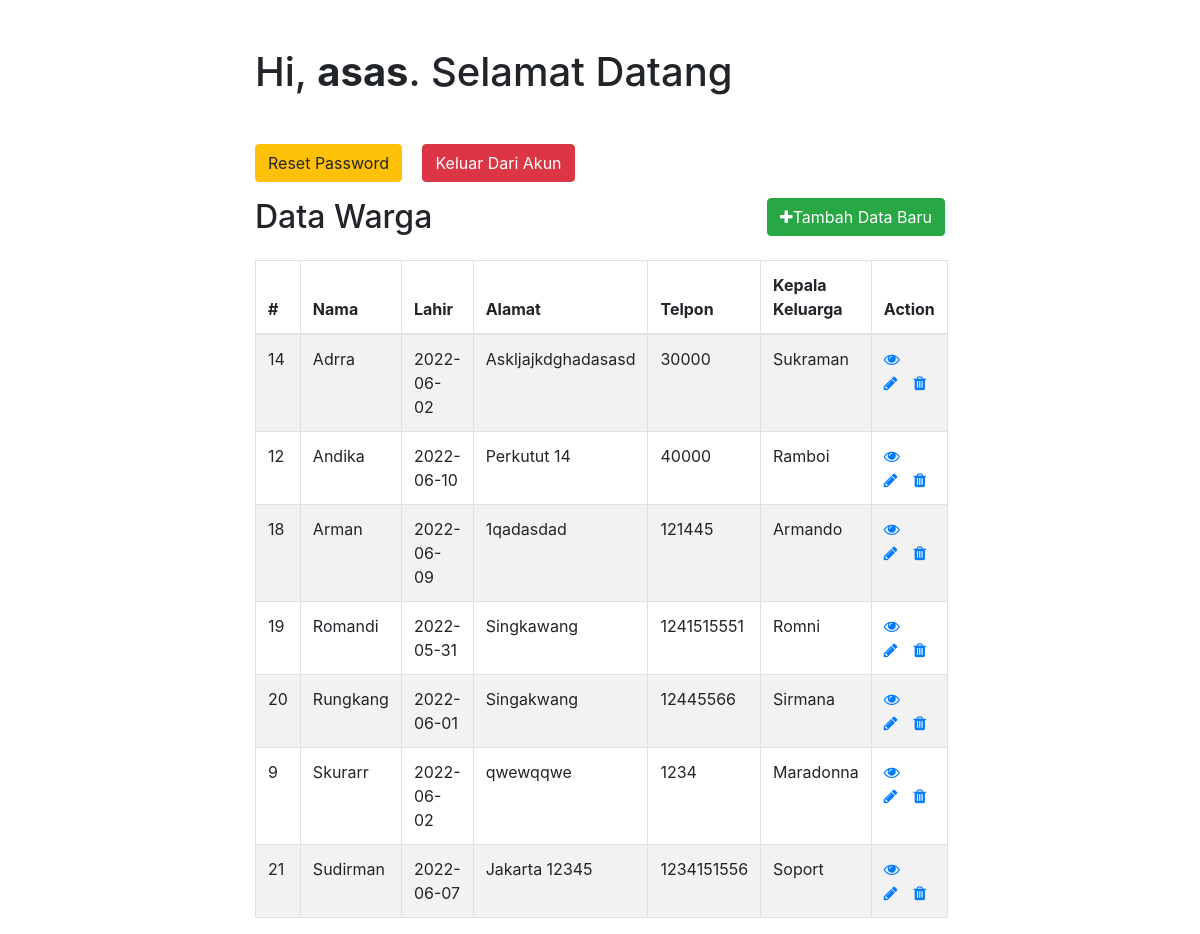
The page /index_admin.php (signed in) on the database its author committed.
### tables this page shows
CREATE TABLE `datawarga` (
  `id` int(11) NOT NULL,
  `name` varchar(100) NOT NULL,
  `lahir` date DEFAULT NULL,
  `address` varchar(255) NOT NULL,
  `telpon` int(16) NOT NULL,
  `kepala` varchar(100) DEFAULT NULL
);

### index_admin.php (the view, shortened to what this page needs)
<!DOCTYPE html>
<html lang="en">
<head>
    <link rel="stylesheet" href="https://stackpath.bootstrapcdn.com/bootstrap/4.5.2/css/bootstrap.min.css">
    <link rel="stylesheet" href="https://maxcdn.bootstrapcdn.com/font-awesome/4.7.0/css/font-awesome.min.css">
</head>
<body>
    <div class="wrapper">
        <div class="container-fluid">
            <div class="row">
                <div class="col-md-12">
                    <div class="mt-5 mb-3 clearfix">
                        <h1 class="my-5">Hi, <b><?php echo htmlspecialchars($_SESSION["username"]); ?></b>. Selamat Datang</h1>
                        <p>
                            <a href="reset-password.php" class="btn btn-warning">Reset Password</a>
                            <a href="logout.php" class="btn btn-danger ml-3">Keluar Dari Akun</a>
                        </p>
                        <h2 class="pull-left">Data Warga</h2>
                        <a href="create.php" class="btn btn-success pull-right"><i class="fa fa-plus"></i>Tambah Data Baru</a>
                    </div>
                    <?php
                    require_once "config.php";
                    $sql = "SELECT * FROM datawarga ORDER BY name";
                    if ($result = mysqli_query($link, $sql)) {
                        if (mysqli_num_rows($result) > 0) {
                            echo '<table class="table table-bordered table-striped">';
                            echo "<thead>";
                            echo "<tr>";
                            echo "<th>#</th>";
                            echo "<th>Nama</th>";
                            echo "<th>Lahir</th>";
                            echo "<th>Alamat</th>";
                            echo "<th>Telpon</th>";
                            echo "<th>Kepala Keluarga</th>";
                            echo "<th>Action</th>";
                            echo "</tr>";
                            echo "</thead>";
                            echo "<tbody>";
                            while ($row = mysqli_fetch_array($result)) {
                                echo "<tr>";
                                echo "<td>" . $row['id'] . "</td>";
                                echo "<td>" . $row['name'] . "</td>";
                                echo "<td>" . $row['lahir'] . "</td>";
                                echo "<td>" . $row['address'] . "</td>";
                                echo "<td>" . $row['telpon'] . "</td>";
                                echo "<td>" . $row['kepala'] . "</td>";
                                echo "<td>";
                                echo '<a href="read.php?id=' . $row['id'] . '" class="mr-3" title="Detil" data-toggle="tooltip"><span class="fa fa-eye"></span></a>';
                                echo '<a href="update.php?id=' . $row['id'] . '" class="mr-3" title="Update" data-toggle="tooltip"><span class="fa fa-pencil"></span></a>';
                                echo '<a href="delete.php?id=' . $row['id'] . '" title="Delete" data-toggle="tooltip"><span class="fa fa-trash"></span></a>';
                                echo "</td>";
                                echo "</tr>";
                            }
                            echo "</tbody>";
                            echo "</table>";
                        } else {
                            echo '<div class="alert alert-danger"><em>Tidak ada data ditemukan.</em></div>';
                        }
                    } else {
                        echo "Oops! Sesuatu terjadi..";
                    }
                    ?>
                </div>
            </div>
        </div>
    </div>
</body>
</html>

### index_admin.php (style rules this page uses)
.wrapper { width: 720px; margin: 0 auto; }
table tr td:last-child { width: 120px; }

### rows shown on the page
datawarga: id "14", name "Adrra", lahir "2022-06-02", address "Askljajkdghadasasd", telpon "30000", kepala "Sukraman"
datawarga: id "12", name "Andika", lahir "2022-06-10", address "Perkutut 14", telpon "40000", kepala "Ramboi"
datawarga: id "18", name "Arman", lahir "2022-06-09", address "1qadasdad", telpon "121445", kepala "Armando"
datawarga: id "19", name "Romandi", lahir "2022-05-31", address "Singkawang", telpon "1241515551", kepala "Romni"
datawarga: id "20", name "Rungkang", lahir "2022-06-01", address "Singakwang", telpon "12445566", kepala "Sirmana"
datawarga: id "9", name "Skurarr", lahir "2022-06-02", address "qwewqqwe", telpon "1234", kepala "Maradonna"
datawarga: id "21", name "Sudirman", lahir "2022-06-07", address "Jakarta 12345", telpon "1234151556", kepala "Soport"

### other values the page prints
$_SESSION["username"] "asas"
